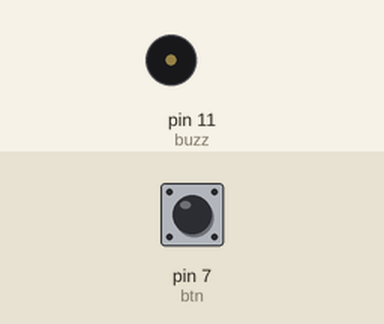
Recording of a sketch running on a simulated Arduino Uno, built with avr-gcc and run on an emulated ATmega328P. Parts: buzzer (waves = sounding). The inputs (shaded band) are chosen by the test bench; at power-on: pin 7 (btn) LOW.

Above: at 1.2 s.
1.3 s: pin 7 (btn) pulled HIGH for 0.15 s
At 5.6 s:
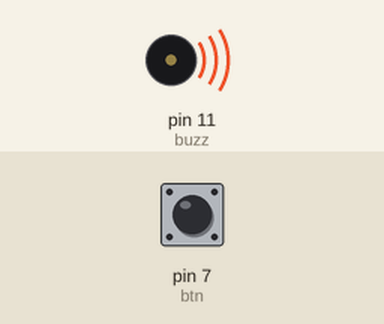
Timing chart, 0 to 7.6 s (numbered marks = the images above; inputs shaded):
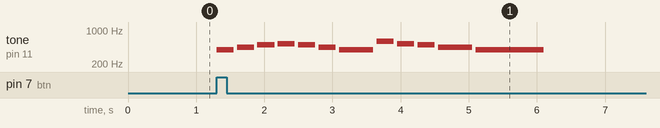

Measured:
- after the input at 1.3 s, tone on pin 11 (buzz): plays 391 Hz for 0.25 s, 440 Hz for 0.25 s, 493 Hz for 0.25 s, 523 Hz for 0.25 s, 493 Hz for 0.25 s, 440 Hz for 0.25 s … (12 notes in this stretch), starting at once

The sketch:

Practica2_Proyecto.ino
```cpp
const int btn = 7;   // Pin del botón
const int buzz = 11;  // Pin del buzzer

// Frecuencias de las notas (en Hz)
#define G  391    // Sol
#define A  440    // La
#define B  493    // Si
#define C5 523    // Do
#define D5 587    // Re
#define E5 659    // Mi

// Duraciones de las notas
#define WHOLE 1000
#define HALF 500
#define QUARTER 250
#define EIGHTH 125

void setup() {
  pinMode(btn, INPUT);
  pinMode(buzz, OUTPUT);
}

void loop() {
  if (digitalRead(btn)) {
    // Fragmento de "La canción de cuando pierdes" (simplificada)
    playNote(G, QUARTER);   // Sol
    playNote(A, QUARTER);   // La
    playNote(B, QUARTER);   // Si
    playNote(C5, QUARTER);  // Do
    playNote(B, QUARTER);   // Si
    playNote(A, QUARTER);   // La
    playNote(G, HALF);      // Sol

    playNote(D5, QUARTER);  // Re
    playNote(C5, QUARTER);  // Do
    playNote(B, QUARTER);   // Si
    playNote(A, HALF);      // La
    playNote(G, WHOLE);     // Sol

    delay(1000);  // Pausa antes de repetir la canción
  } else {
    noTone(buzz);
  }
}

// Función para tocar una nota con su duración
void playNote(int note, int duration) {
  tone(buzz, note);
  delay(duration);
  noTone(buzz);
  delay(50);
}
```
